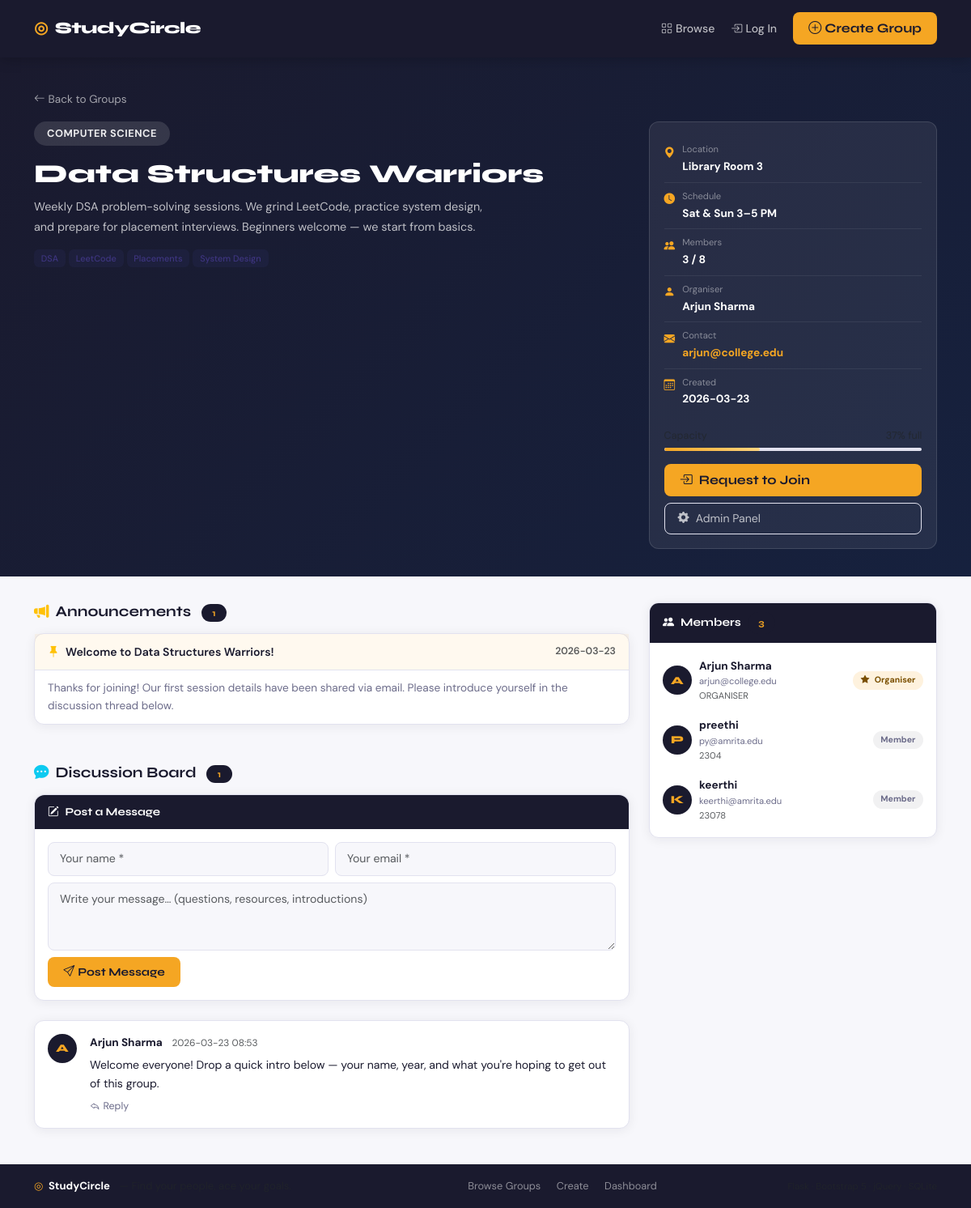
The page /group/1 on the database its author committed.
### tables this page shows
CREATE TABLE study_groups (
        id            INTEGER PRIMARY KEY AUTOINCREMENT,
        name          TEXT    NOT NULL,
        subject       TEXT    NOT NULL,
        description   TEXT    NOT NULL,
        location      TEXT    NOT NULL,
        schedule      TEXT    NOT NULL,
        max_members   INTEGER NOT NULL DEFAULT 10,
        organiser     TEXT    NOT NULL,
        contact_email TEXT    NOT NULL,
        tags          TEXT    DEFAULT '',
        status        TEXT    DEFAULT 'open',
        created_at    TEXT    NOT NULL
    );

CREATE TABLE announcements (
        id        INTEGER PRIMARY KEY AUTOINCREMENT,
        group_id  INTEGER NOT NULL REFERENCES study_groups(id) ON DELETE CASCADE,
        title     TEXT    NOT NULL,
        body      TEXT    NOT NULL,
        posted_at TEXT    NOT NULL
    );

CREATE TABLE discussions (
        id         INTEGER PRIMARY KEY AUTOINCREMENT,
        group_id   INTEGER NOT NULL REFERENCES study_groups(id) ON DELETE CASCADE,
        author     TEXT    NOT NULL,
        email      TEXT    NOT NULL,
        message    TEXT    NOT NULL,
        parent_id  INTEGER DEFAULT NULL,
        posted_at  TEXT    NOT NULL
    );

CREATE TABLE members (
        id            INTEGER PRIMARY KEY AUTOINCREMENT,
        group_id      INTEGER NOT NULL REFERENCES study_groups(id) ON DELETE CASCADE,
        full_name     TEXT    NOT NULL,
        email         TEXT    NOT NULL,
        student_id    TEXT    NOT NULL,
        role          TEXT    DEFAULT 'member',
        joined_at     TEXT    NOT NULL
    );

### app.py (the view)
@app.route("/group/<int:gid>")
def group_detail(gid):
    db    = get_db()
    group = db.execute("SELECT * FROM study_groups WHERE id=?", (gid,)).fetchone()
    if not group:
        abort(404)
    mc      = member_count(db, gid)
    pc      = pending_count(db, gid)
    members = db.execute(
        "SELECT * FROM members WHERE group_id=? ORDER BY role DESC, joined_at", (gid,)
    ).fetchall()
    announcements = db.execute(
        "SELECT * FROM announcements WHERE group_id=? ORDER BY posted_at DESC", (gid,)
    ).fetchall()
    top_posts = db.execute(
        "SELECT * FROM discussions WHERE group_id=? AND parent_id IS NULL ORDER BY posted_at DESC",
        (gid,)
    ).fetchall()
    replies_raw = db.execute(
        "SELECT * FROM discussions WHERE group_id=? AND parent_id IS NOT NULL ORDER BY posted_at",
        (gid,)
    ).fetchall()
    replies = {}
    for r in replies_raw:
        replies.setdefault(r["parent_id"], []).append(dict(r))
    is_organiser = (
        current_user() and
        current_user().lower() == group["contact_email"].lower()
    )
    return render_template("group_detail.html",
        group=dict(group), mc=mc, pc=pc,
        members=members, announcements=announcements,
        top_posts=top_posts, replies=replies,
        is_organiser=is_organiser)

### app.py (called while the page is built)
def get_db():
    if "db" not in g:
        g.db = sqlite3.connect(DB)
        g.db.row_factory = sqlite3.Row
        g.db.execute("PRAGMA foreign_keys = ON")
    return g.db

def member_count(db, gid):
    return db.execute(
        "SELECT COUNT(*) FROM members WHERE group_id=?", (gid,)
    ).fetchone()[0]

def pending_count(db, gid):
    return db.execute(
        "SELECT COUNT(*) FROM join_requests WHERE group_id=? AND status='pending'",
        (gid,)
    ).fetchone()[0]

def current_user():
    return session.get("user_email")

@app.context_processor
def inject_user():
    return {
        "current_user_email": current_user(),
        "current_user_name":  session.get("user_name"),
    }

### templates/group_detail.html (shortened to what this page needs)
{% extends "base.html" %}
{% block content %}
<section class="sc-detail-hero">
  <div class="container">
    <div class="mb-3">
      <a href="{{ url_for('index') }}" class="sc-back">
        <i class="bi bi-arrow-left me-1"></i>Back to Groups
      </a>
    </div>
    <div class="row g-4 align-items-start">
      <div class="col-lg-8">
        <span class="sc-sbadge-lg mb-2 d-inline-block">{{ group['subject'] }}</span>
        <h1 class="sc-dtitle mt-2">{{ group['name'] }}</h1>
        <p class="sc-ddesc">{{ group['description'] }}</p>
        {% if group['tags'] %}
          <div class="sc-tags mt-2">
            {% for tag in group['tags'].split(',') %}
              <a href="{{ url_for('index', tag=tag.strip()) }}" class="sc-tag">
                {{ tag.strip() }}
              </a>
            {% endfor %}
          </div>
        {% endif %}
      </div>
      <div class="col-lg-4">
        <div class="sc-info-card">
          <ul class="sc-info-list">
            <li>
              <i class="bi bi-geo-alt-fill"></i>
              <div><small>Location</small><strong>{{ group['location'] }}</strong></div>
            </li>
            <li>
              <i class="bi bi-clock-fill"></i>
              <div><small>Schedule</small><strong>{{ group['schedule'] }}</strong></div>
            </li>
            <li>
              <i class="bi bi-people-fill"></i>
              <div>
                <small>Members</small>
                <strong>{{ mc }} / {{ group['max_members'] }}</strong>
              </div>
            </li>
            <li>
              <i class="bi bi-person-fill"></i>
              <div><small>Organiser</small><strong>{{ group['organiser'] }}</strong></div>
            </li>
            <li>
              <i class="bi bi-envelope-fill"></i>
              <div>
                <small>Contact</small>
                <strong>
                  <a href="mailto:{{ group['contact_email'] }}" class="sc-mail-link">
                    {{ group['contact_email'] }}
                  </a>
                </strong>
              </div>
            </li>
            <li>
              <i class="bi bi-calendar3"></i>
              <div><small>Created</small><strong>{{ group['created_at'][:10] }}</strong></div>
            </li>
          </ul>
          <div class="mt-3">
            <div class="d-flex justify-content-between mb-1">
              <small class="text-muted">Capacity</small>
              <small class="text-muted">
                {% set pct = ((mc / group['max_members']) * 100)|int %}
              </small>
            </div>
            <div class="sc-prog">
              <div class="sc-prog-fill {% if mc >= group['max_members'] %}full{% endif %}"
                   style="width:{{ pct }}%"></div>
            </div>
          </div>
          <div class="mt-3 d-grid gap-2">
            {% if mc < group['max_members'] and group['status'] == 'open' %}
              <a href="{{ url_for('join_group', gid=group['id']) }}"
                 class="btn sc-btn-acc">
                <i class="bi bi-box-arrow-in-right me-2"></i>Request to Join
              </a>
            {% elif mc >= group['max_members'] %}
              <button class="btn sc-btn-acc" disabled>
                <i class="bi bi-lock-fill me-2"></i>Group Full
              </button>
            {% else %}
              <button class="btn sc-btn-acc" disabled>Group Closed</button>
            {% endif %}
            <a href="{{ url_for('admin_panel', gid=group['id']) }}"
               class="btn sc-btn-gear-lg">
              <i class="bi bi-gear-fill me-2"></i>Admin Panel
            </a>
          </div>
        </div>
      </div>
    </div>
  </div>
</section>
<section class="sc-dbody">
  <div class="container">
    <div class="row g-4">
      <div class="col-lg-8">
        <h2 class="sc-sec-title mb-3">
          <i class="bi bi-megaphone-fill me-2 text-warning"></i>Announcements
          <span class="sc-cnt-badge ms-2">{{ announcements|length }}</span>
        </h2>
        {% if announcements %}
          {% for ann in announcements %}
            <div class="sc-ann-card mb-3">
              <div class="sc-ann-hdr">
                <span><i class="bi bi-pin-fill me-2 text-warning"></i>{{ ann['title'] }}</span>
                <small class="text-muted">{{ ann['posted_at'][:10] }}</small>
              </div>
              <div class="sc-ann-body">{{ ann['body'] }}</div>
            </div>
          {% endfor %}
        {% else %}
          <div class="sc-empty-sm mb-4">
            <i class="bi bi-megaphone text-muted me-2"></i>
            No announcements yet.
          </div>
        {% endif %}
        <div id="discuss" class="mt-5">
          <h2 class="sc-sec-title mb-3">
            <i class="bi bi-chat-dots-fill me-2 text-info"></i>Discussion Board
            <span class="sc-cnt-badge ms-2">{{ top_posts|length }}</span>
          </h2>
          <div class="sc-discuss-form mb-4">
            <div class="sc-discuss-form-hdr">
              <i class="bi bi-pencil-square me-2"></i>Post a Message
            </div>
            <div class="sc-discuss-form-body">
              <form method="POST" action="{{ url_for('post_discussion', gid=group['id']) }}" id="discussForm">
                <div class="row g-2 mb-2">
                  <div class="col-md-6">
                    <input type="text" name="author" class="form-control sc-inp"
                           placeholder="Your name *" maxlength="80" required/>
                  </div>
                  <div class="col-md-6">
                    <input type="email" name="email" class="form-control sc-inp"
                           placeholder="Your email *" required/>
                  </div>
                </div>
                <textarea name="message" class="form-control sc-inp mb-2"
                          rows="3" placeholder="Write your message… (questions, resources, introductions)"
                          maxlength="1000" required></textarea>
                <button type="submit" class="btn sc-btn-acc btn-sm">
                  <i class="bi bi-send me-1"></i>Post Message
                </button>
              </form>
            </div>
          </div>
          {% if top_posts %}
            {% for post in top_posts %}
              <div class="sc-post" id="post-{{ post['id'] }}">
                <div class="d-flex align-items-start gap-3">
                  <div class="sc-av">{{ post['author'][0]|upper }}</div>
                  <div class="flex-grow-1">
                    <div class="sc-post-hdr">
                      <strong>{{ post['author'] }}</strong>
                      <small class="text-muted ms-2">{{ post['posted_at'][:16].replace('T',' ') }}</small>
                    </div>
                    <div class="sc-post-body">{{ post['message'] }}</div>
                    <button class="sc-reply-toggle mt-2"
                            data-pid="{{ post['id'] }}">
                      <i class="bi bi-reply me-1"></i>Reply
                    </button>
                  </div>
                </div>
              </div>
            {% endfor %}
          {% else %}
            <div class="sc-empty-sm">
              <i class="bi bi-chat text-muted me-2"></i>
              No messages yet. Start the conversation!
            </div>
          {% endif %}
        </div>
      </div>
      <div class="col-lg-4">
        <div class="sc-members-card">
          <div class="sc-members-hdr">
            <i class="bi bi-people-fill me-2"></i>Members
            <span class="sc-cnt-badge ms-2">{{ mc }}</span>
          </div>
          <div class="sc-members-body">
            {% if members %}
              {% for m in members %}
                <div class="sc-mrow">
                  <div class="sc-av">{{ m['full_name'][0]|upper }}</div>
                  <div class="sc-minfo">
                    <strong>{{ m['full_name'] }}</strong>
                    <small>{{ m['email'] }}</small>
                    <small class="text-muted">{{ m['student_id'] }}</small>
                  </div>
                  <span class="sc-rbadge {{ m['role'] }}">
                    {% if m['role'] == 'organiser' %}
                      <i class="bi bi-star-fill me-1"></i>
                    {% endif %}
                    {{ m['role']|title }}
                  </span>
                </div>
              {% endfor %}
            {% else %}
              <p class="text-muted p-3 mb-0">No members yet.</p>
            {% endif %}
          </div>
        </div>
      </div>
    </div>
  </div>
</section>
{% endblock %}

### rows shown on the page
study_groups: subject "COMPUTER SCIENCE", name "Data Structures Warriors", description "Weekly DSA problem-solving sessions. We grind LeetCode, practice system design, and prepare for placement interviews. Beginners welcome — we start from basics.", location "Library Room 3", schedule "Sat & Sun 3–5 PM", max_members "8", organiser "Arjun Sharma", contact_email "arjun@college.edu", created_at "2026-03-23"
announcements: title "Welcome to Data Structures Warriors!", posted_at "2026-03-23", body "Thanks for joining! Our first session details have been shared via email. Please introduce yourself in the discussion thread below."
discussions: author "A", author "Arjun Sharma", posted_at "2026-03-23 08:53", message "Welcome everyone! Drop a quick intro below — your name, year, and what you're hoping to get out of this group."
members: full_name "A", full_name "Arjun Sharma", email "arjun@college.edu", student_id "ORGANISER", role "Organiser"
members: full_name "P", full_name "preethi", email "py@amrita.edu", student_id "2304", role "Member"
members: full_name "K", full_name "keerthi", email "keerthi@amrita.edu", student_id "23078", role "Member"

### other values the page prints
{{ tag.strip() }} "DSA" "LeetCode" "Placements" "System Design"
{{ mc }} "3"
{{ announcements|length }} "1"
{{ top_posts|length }} "1"
